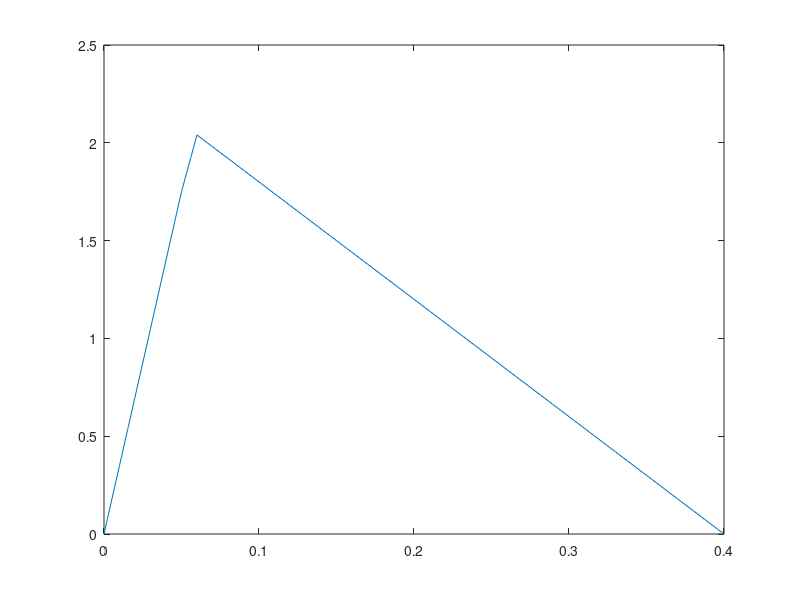

This figure's MATLAB source:
clear;
v=35 %free flow speed (meter per second)
w=6  %congestion wave speed (meter per second)
lane=2
km=1/5*lane % maximum density (vehicle per meter)
kc=w*km/(v+w);  %critical density (vehicle per meter)

k_list=[0:0.01:km]
%len=length(k_list)
for i=1:length(k_list)
    if k_list(i)<=kc
        p(i)=v*k_list(i);
    else
        p(i)=-1*w*(k_list(i)-km);
    end
end

plot(k_list,p)
